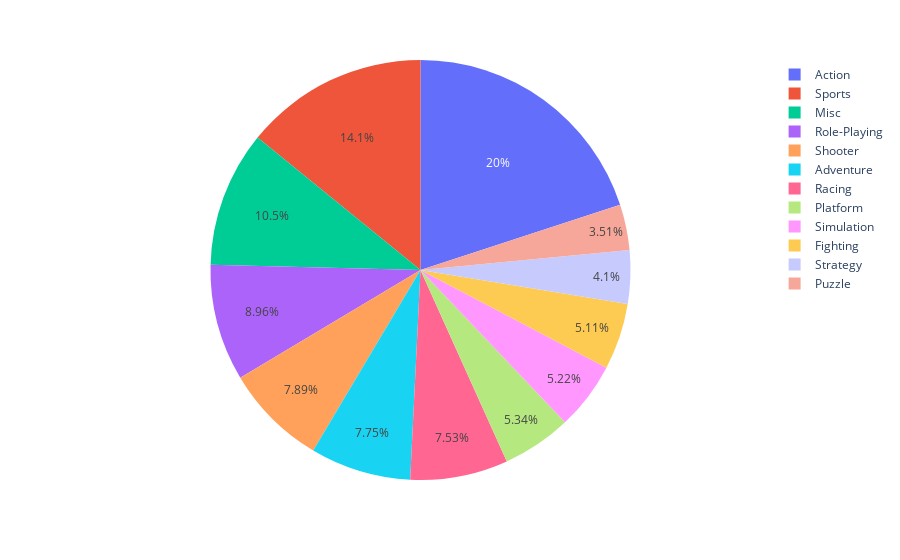

The notebook cell saved with this chart:
### Code cell
# Create a pie chart of the genre column
fig = px.pie(df, names="Genre")
fig.show()

### Figure 1 — Plotly figure (JSON) as saved in the notebook; plotly's stock layout.template omitted (floating-point values rounded to 4 significant figures; data arrays with more than 128 entries replaced by an {"elided": "..."} marker saying what was removed)
{"data": [{"domain": {"x": [0, 1], "y": [0, 1]}, "hovertemplate": "Genre=%{label}<extra></extra>", "labels": {"elided": "16598 str values"}, "legendgroup": "", "name": "", "showlegend": true, "type": "pie"}], "layout": {"legend": {"tracegroupgap": 0}, "margin": {"t": 60}}}
